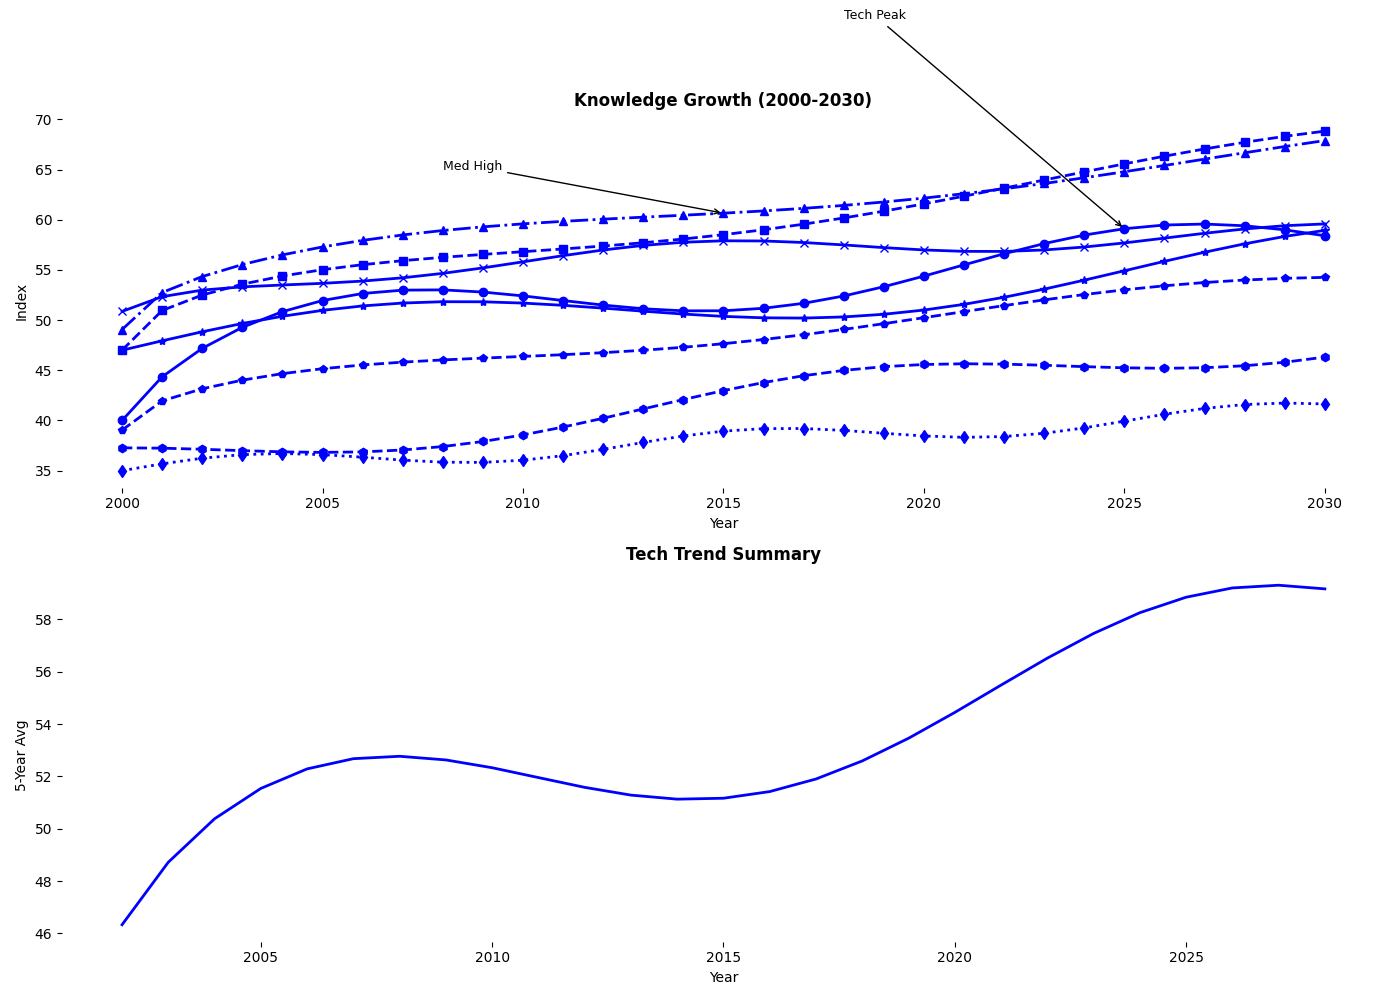

The Python source for this figure:
import matplotlib.pyplot as plt
import numpy as np

years = np.arange(2000, 2031)

tech_idx = [40 + 3*np.sin(0.3*x) + 5*np.log(x+1) for x in range(len(years))]
env_idx = [45 + 2*np.cos(0.2*x) + 4*np.sqrt(x) for x in range(len(years))]
med_idx = [48 + 1.5*np.sin(0.2*x + np.pi/4) + 3.5*np.sqrt(x) for x in range(len(years))]
hist_idx = [35 + np.sin(0.5*x) + 2*x/10 for x in range(len(years))]
phys_idx = [50 + np.cos(0.4*x + np.pi/6) + 2.5*np.log(x+1) for x in range(len(years))]
math_idx = [38 + 1.2*np.sin(0.25*x + np.pi/3) + 2.8*np.sqrt(x) for x in range(len(years))]
astro_idx = [47 + 2.5*np.sin(0.25*x) + 3.2*x/10 for x in range(len(years))]
ling_idx = [36 + 1.8*np.cos(0.3*x + np.pi/4) + 2*x/5 for x in range(len(years))]

fig, ax = plt.subplots(2, 1, figsize=(14, 10))

common_color = 'blue'

ax[0].plot(years, tech_idx, marker='o', linestyle='-', linewidth=2, color=common_color)
ax[0].plot(years, env_idx, marker='s', linestyle='--', linewidth=2, color=common_color)
ax[0].plot(years, med_idx, marker='^', linestyle='-.', linewidth=2, color=common_color)
ax[0].plot(years, hist_idx, marker='d', linestyle=':', linewidth=2, color=common_color)
ax[0].plot(years, phys_idx, marker='x', linestyle='-', linewidth=2, color=common_color)
ax[0].plot(years, math_idx, marker='p', linestyle='--', linewidth=2, color=common_color)
ax[0].plot(years, astro_idx, marker='*', linestyle='-', linewidth=2, color=common_color)
ax[0].plot(years, ling_idx, marker='h', linestyle='--', linewidth=2, color=common_color)

ax[0].set_xlabel('Year')
ax[0].set_ylabel('Index')
ax[0].set_title('Knowledge Growth (2000-2030)', fontweight='bold')

ax[0].spines['top'].set_visible(False)
ax[0].spines['right'].set_visible(False)
ax[0].spines['bottom'].set_visible(False)
ax[0].spines['left'].set_visible(False)

ax[0].annotate('Tech Peak', xy=(2025, tech_idx[25]), xytext=(2018, 80),
               arrowprops=dict(facecolor='black', arrowstyle='->'), fontsize=9)
ax[0].annotate('Med High', xy=(2015, med_idx[15]), xytext=(2008, 65),
               arrowprops=dict(facecolor='black', arrowstyle='->'), fontsize=9)

moving_avg = np.convolve(tech_idx, np.ones(5)/5, mode='valid')

ax[1].plot(years[2:-2], moving_avg, color=common_color, linestyle='-', linewidth=2)

ax[1].set_xlabel('Year')
ax[1].set_ylabel('5-Year Avg')
ax[1].set_title('Tech Trend Summary', fontweight='bold')

ax[1].spines['top'].set_visible(False)
ax[1].spines['right'].set_visible(False)
ax[1].spines['bottom'].set_visible(False)
ax[1].spines['left'].set_visible(False)

plt.tight_layout()
plt.show()
